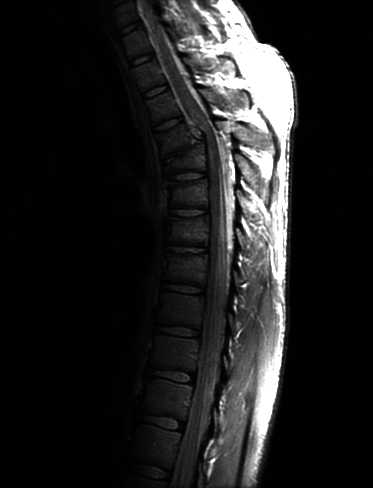
#> input picture mri_spine.jpg, 373 x 488 px
$ python -i 0_main_script.py   (imports and definitions only)
#> lines starting #> are read from the running program, lines starting #| are printed output that depends on the picture
#> further down, picture is the input picture: shape (488, 373, 3); min 0, max 255, mean 32
import numpy as np
import matplotlib.pyplot as plt
import cv2

"""
    Change me if your images are in a different folder.
    Set the path to the folder containing all image files.
    NOTE: Each set of images path defined at begin for each Q.
"""
# import os
# images_base_path = "../images"
# os.chdir(images_base_path)


""" ================================================================================================================
                                        Q1: Point-wise and histogram
    ================================================================================================================ """

mri_spine_img_path = "mri_spine.jpg"


# [44 lines left out: function plot_imgs_and_hist, not called in this run]


""" 1_1 """


# [28 lines left out: function PowerLawTransformation, not called in this run]


""" 1_2 """


# [35 lines left out: function PLTusingLUT, not called in this run]


""" 1_3 """


def EqHist(img):
    """
    Histogram Equalization Using LUT
    :param img: np.ndarray Grayscale image
    :return: equalized histogram image along with eq histogram and LUT
    """

    hist, _ = np.histogram(img.flatten(), 256, range=(0, 256))
#> hist = 256 values, max 294891 at index 0, min 102 at index 224, mean 2133.1
    cdf = hist.cumsum()  # Compute cumulative distribution function (CDF)
#> cdf = 256 values from 294891 to 546072
    cdf_normalized = cdf / cdf[-1]
#> cdf_normalized = 256 values from 0.54 to 1
    lut = np.floor(255 * cdf_normalized).astype(np.uint8)  # Create LUT
#> lut = 256 values from 137 to 255
    equalized = cv2.LUT(img, lut)  # Apply LUT
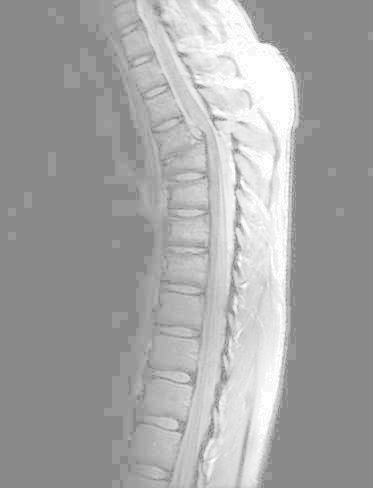
#> equalized: shape (488, 373, 3); min 137, max 255, mean 164.7
    hist_eq, _ = np.histogram(equalized.flatten(), 256, range=(0, 256))
#> hist_eq = 256 values, max 294891 at index 137, min 0 at index 0, mean 2133.1
    return equalized, hist_eq, lut


# [54 lines left out: function mriSpineEqHist_v1, not called in this run]


""" 1_4 """


# [79 lines left out: functions EqHist_v2, mriSpineEqHist_v2, not called in this run]


""" 1_5 """


# [57 lines left out: function mriSpineEqHist_v3, not called in this run]


# [5 lines of commented-out code are left out]

""" ================================================================================================================
                                        Q2: Frequency domain
    ================================================================================================================ """

Uma_img_path = "Uma.jpg"

""" 2_1 """


# [32 lines left out: function Q2_a, not called in this run]


""" 2_2 """


# [41 lines left out: function Q2_b, not called in this run]


""" 2_3, 2_4, 2_5 """


# [57 lines left out: function Q2_c_d_e, not called in this run]


""" 2_6 """


# [43 lines left out: function Q2_f, not called in this run]


# [4 lines of commented-out code are left out]


""" ================================================================================================================
                                        Q3: Rotation and moving
    ================================================================================================================ """

cameraman_img_path = "cameraman.jpg"
Brad_img_path = "Brad.jpg"

""" 3_1 """


# [26 lines left out: function shift_fractional_bilinear, not called in this run]


""" 3_2 """


# [24 lines left out: function shift_image_bilinear, not called in this run]


""" 3_3 """


# [19 lines left out: function CameramanShifting, not called in this run]


""" 3_4 """


# [32 lines left out: function BradMask1, not called in this run]


""" 3_5 """


# [13 lines left out: function BradWin, not called in this run]


""" 3_6 """


# [78 lines left out: functions Rotation, RotateBradWin, not called in this run]


""" 3_7 """


# [40 lines left out: function PlotRotationBrad, not called in this run]


# [4 lines of commented-out code are left out]


""" ================================================================================================================
                                        Q4: Edge Sharpening and Noise Analysis
                                NOTE: I used different image, "Inigo.jpg" does not exists!
     =============================================================================================================== """

heisenberg_img_path = "heisenberg.jpg"

""" Helpers: Laplacian, Salt & Paper noise, Median, Poisson noise """


# [55 lines left out: functions LaplacianSharpen, SAPnoise, DenoiseUsingMedain, PoissonNoise, not called in this run]


""" 4_1 """


# [32 lines left out: function heisenbergLaplacianSharpen, not called in this run]


""" 4_2 """


# [23 lines left out: function heisenbergLaplacianSharpen_A_above_1, not called in this run]


""" 4_3 """


# [24 lines left out: function HighContrastSAP, not called in this run]


""" 4_4 """


# [32 lines left out: function DenoiseSAP, not called in this run]


""" 4_5 """


# [38 lines left out: function DenoisePoisson, not called in this run]


# [5 lines of commented-out code are left out]


""" ================================================================================================================
                                    Section 5: Filtering and morphological operations
     =============================================================================================================== """

crazyBioComp_img_path = "crazyBioComp.jpg"
keyboard_img_path = "keyboard.jpg"

""" 5_1 """


# [36 lines left out: function crazyBioComp, not called in this run]


""" 5_2, 5_3, 5_4, 5_5, 5_6, 5_7, 5_8 """


# [69 lines left out: function KeyboardCharsIsolation, not called in this run]


# crazyBioComp()
# KeyboardCharsIsolation()


""" ================================================================================================================
                                        Q6: Template Matching
     =============================================================================================================== """


Text_img_path = "Text.jpg"
font_c_img_path = "c.jpg"
font_k_img_path = "k.jpg"
font_E_sizes = [10, 11, 12, 14, 16]
# [1 line not run here, left out]


""" 6_1 """


# [40 lines left out: function TemplateMatchingSSD, not called in this run]


""" 6_2 """


# [30 lines left out: function EdgarAllanPoeText, not called in this run]


""" 6_3 """


# [61 lines left out: functions CountMatchLetter, Count_a_t_letters, not called in this run]


""" 6_4 """


# [42 lines left out: function MrSmokeTooMuch, not called in this run]


# EdgarAllanPoeText()
# Count_a_t_letters()
# MrSmokeTooMuch()


""" ================================================================================================================ """

>>> import cv2
>>> picture = cv2.imread('mri_spine.jpg')
>>> result = EqHist(picture)
